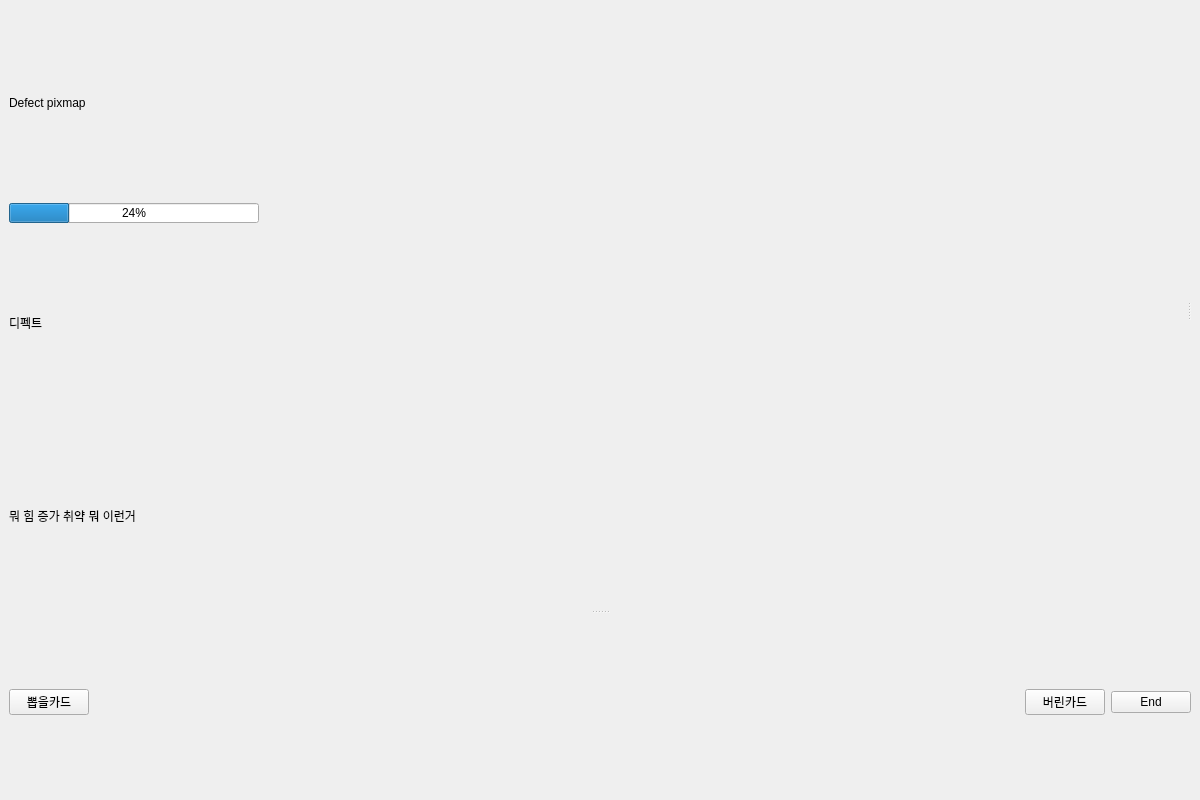
<?xml version="1.0" encoding="UTF-8"?>
<ui version="4.0">
 <class>MainWindow</class>
 <widget class="QMainWindow" name="MainWindow">
  <property name="geometry">
   <rect>
    <x>0</x>
    <y>0</y>
    <width>1200</width>
    <height>800</height>
   </rect>
  </property>
  <property name="windowTitle">
   <string>MainWindow</string>
  </property>
  <widget class="QWidget" name="centralwidget">
   <layout class="QVBoxLayout" name="verticalLayout_2">
    <item>
     <widget class="QSplitter" name="splitter_2">
      <property name="orientation">
       <enum>Qt::Vertical</enum>
      </property>
      <widget class="QSplitter" name="splitter">
       <property name="orientation">
        <enum>Qt::Horizontal</enum>
       </property>
       <widget class="QWidget" name="verticalLayoutWidget">
        <layout class="QVBoxLayout" name="verticalLayout">
         <item>
          <layout class="QHBoxLayout" name="layout_orbs"/>
         </item>
         <item>
          <widget class="QLabel" name="lbl_player">
           <property name="text">
            <string>Defect pixmap</string>
           </property>
          </widget>
         </item>
         <item>
          <widget class="QProgressBar" name="bar_player_hp">
           <property name="maximumSize">
            <size>
             <width>250</width>
             <height>20</height>
            </size>
           </property>
           <property name="value">
            <number>24</number>
           </property>
          </widget>
         </item>
         <item>
          <widget class="QLabel" name="lbl_player_name">
           <property name="text">
            <string>디펙트</string>
           </property>
          </widget>
         </item>
         <item>
          <widget class="QLabel" name="lbl_player_status">
           <property name="text">
            <string>뭐 힘 증가 취약 뭐 이런거</string>
           </property>
          </widget>
         </item>
        </layout>
       </widget>
       <widget class="QWidget" name="horizontalLayoutWidget">
        <layout class="QHBoxLayout" name="layout_enemies"/>
       </widget>
      </widget>
      <widget class="QWidget" name="horizontalLayoutWidget_2">
       <layout class="QHBoxLayout" name="horizontalLayout_2">
        <item>
         <widget class="QPushButton" name="btn_draw_pile">
          <property name="text">
           <string>뽑을카드</string>
          </property>
         </widget>
        </item>
        <item>
         <spacer name="horizontalSpacer">
          <property name="orientation">
           <enum>Qt::Horizontal</enum>
          </property>
          <property name="sizeHint" stdset="0">
           <size>
            <width>40</width>
            <height>20</height>
           </size>
          </property>
         </spacer>
        </item>
        <item>
         <layout class="QHBoxLayout" name="layout_cards"/>
        </item>
        <item>
         <spacer name="horizontalSpacer_2">
          <property name="orientation">
           <enum>Qt::Horizontal</enum>
          </property>
          <property name="sizeHint" stdset="0">
           <size>
            <width>40</width>
            <height>20</height>
           </size>
          </property>
         </spacer>
        </item>
        <item>
         <widget class="QPushButton" name="btn_discard_pile">
          <property name="text">
           <string>버린카드</string>
          </property>
         </widget>
        </item>
        <item>
         <widget class="QPushButton" name="btn_end_turn">
          <property name="text">
           <string>End</string>
          </property>
         </widget>
        </item>
       </layout>
      </widget>
     </widget>
    </item>
   </layout>
  </widget>
 </widget>
 <resources/>
 <connections/>
</ui>
